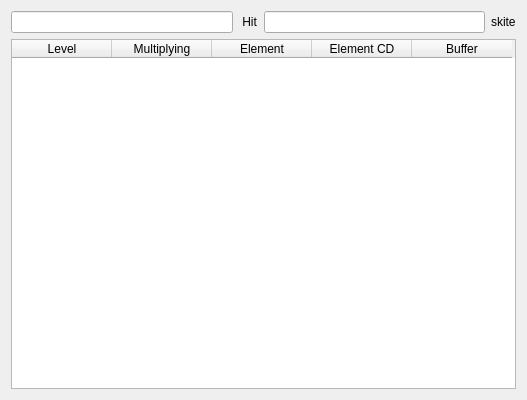
<?xml version="1.0" encoding="UTF-8"?>
<ui version="4.0">
 <class>ElementalSkillPage</class>
 <widget class="QWidget" name="ElementalSkillPage">
  <property name="geometry">
   <rect>
    <x>0</x>
    <y>0</y>
    <width>527</width>
    <height>400</height>
   </rect>
  </property>
  <property name="minimumSize">
   <size>
    <width>0</width>
    <height>400</height>
   </size>
  </property>
  <property name="windowTitle">
   <string>Form</string>
  </property>
  <layout class="QVBoxLayout" name="verticalLayout">
   <item>
    <widget class="QWidget" name="widget_8" native="true">
     <layout class="QHBoxLayout" name="horizontalLayout_7">
      <property name="leftMargin">
       <number>0</number>
      </property>
      <property name="topMargin">
       <number>0</number>
      </property>
      <property name="rightMargin">
       <number>0</number>
      </property>
      <property name="bottomMargin">
       <number>0</number>
      </property>
      <item>
       <widget class="QLineEdit" name="lineEdit_2"/>
      </item>
      <item>
       <widget class="QLabel" name="label_12">
        <property name="text">
         <string> Hit</string>
        </property>
       </widget>
      </item>
      <item>
       <widget class="QLineEdit" name="lineEdit_3"/>
      </item>
      <item>
       <widget class="QLabel" name="label_22">
        <property name="text">
         <string>skite</string>
        </property>
       </widget>
      </item>
     </layout>
    </widget>
   </item>
   <item>
    <widget class="QTableWidget" name="tableWidget">
     <column>
      <property name="text">
       <string>Level</string>
      </property>
     </column>
     <column>
      <property name="text">
       <string>Multiplying</string>
      </property>
     </column>
     <column>
      <property name="text">
       <string>Element</string>
      </property>
     </column>
     <column>
      <property name="text">
       <string>Element CD</string>
      </property>
     </column>
     <column>
      <property name="text">
       <string>Buffer</string>
      </property>
     </column>
    </widget>
   </item>
  </layout>
 </widget>
 <resources/>
 <connections/>
</ui>
